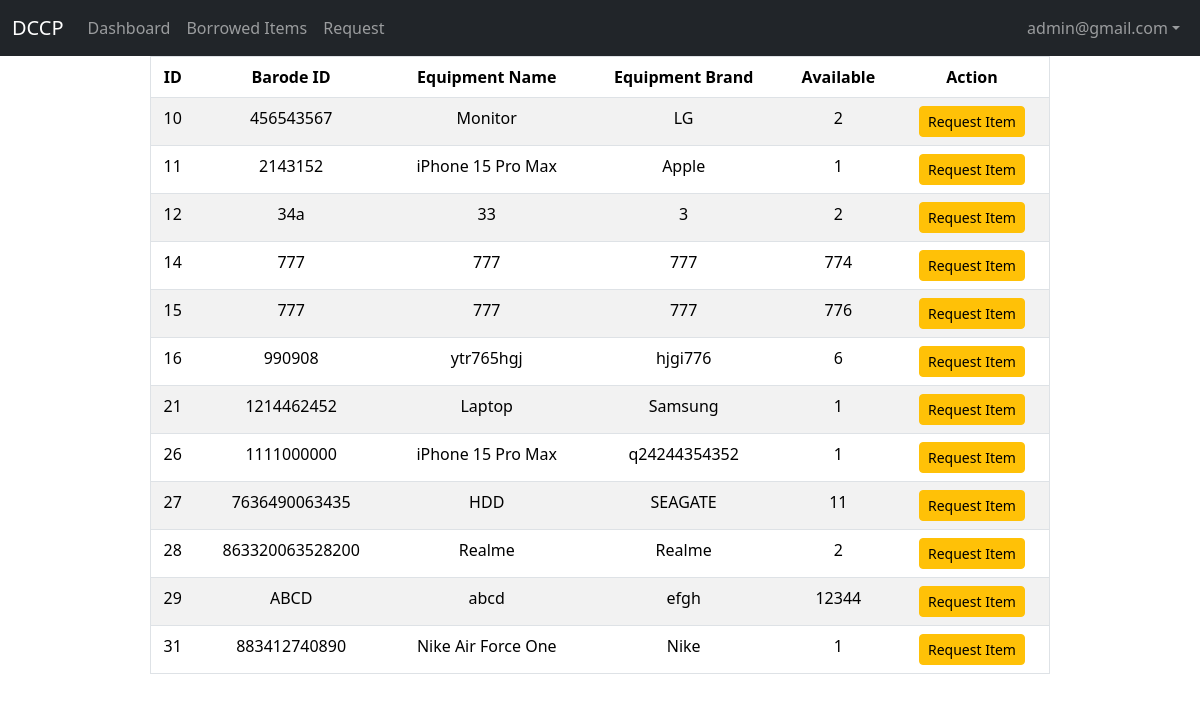
The page /request_index.php on the database its author committed.
### tables this page shows
CREATE TABLE `inventory` (
  `id` int(11) NOT NULL,
  `item_code` char(100) NOT NULL,
  `equipment_name` char(100) NOT NULL,
  `equipment_brand` char(100) NOT NULL,
  `equipment_model` char(100) NOT NULL,
  `equipment_type` char(100) NOT NULL,
  `quantity` int(11) NOT NULL,
  `request` int(11) NOT NULL,
  `borrow_no` int(11) NOT NULL,
  `item_type` text NOT NULL
);

### request_index.php (the view, shortened to what this page needs)
<?php
include_once("config.php");
$name = $_SESSION['username'];
	$rs=mysqli_query($mysqli, "select * from inventory");
?>
<!DOCTYPE html>
<html>
	<head>
	</head>
	<body>
		<link href="https://cdn.jsdelivr.net/npm/bootstrap@5.3.2/dist/css/bootstrap.min.css" rel="stylesheet">
		<nav class="navbar navbar-expand-sm bg-dark navbar-dark">
		<div class="container-fluid">
			<a class="navbar-brand" href="#">DCCP</a>
			<div class="collapse navbar-collapse" id="collapsibleNavbar">
			<ul class="navbar-nav">
				<li class="nav-item">
						<a class="nav-link" href="user_dashboard.php">Dashboard</a>
					</li>
					<li class="nav-item">
						<a class="nav-link" href="Borrow_list.php">Borrowed Items</a>
					</li>
					<li class="nav-item">
						<a class="nav-link" href="request_index.php">Request</a>
					</li>
			</ul>
			<div class="collapse navbar-collapse justify-content-end" id="navbarCollapse">
			<ul class="navbar-nav">
			<li class="nav-item">
			<li class="nav-item dropdown">
				<a class="nav-link dropdown-toggle" href="#" role="button" data-bs-toggle="dropdown">admin@gmail.com</a>
				</li>
			</li>
		</ul>
		</div>
			</div>
		</div>
		</nav>
		<table class="table table-striped w-75" border="1px" align="center">
			<thead >
				<tr align="center" >
					<th><b>ID</b></th>
					<th><b>Barode ID</b></th>
					<th><b>Equipment Name</b></th>
					<th><b>Equipment Brand</b></th>
					<th><b>Available</b></th>
					<th colspan="2"><b>Action</b></th>
				</tr>
			</thead>
			<tbody>
				<?php
while ($res = mysqli_fetch_array($rs)) {
    $rt = mysqli_query($mysqli, "SELECT * FROM request WHERE id = " . $res['id']);
    if ($ret = mysqli_fetch_array($rt)) {
        if ($ret['rname'] == $name) {
            echo "<tr align='center'>";
            echo "<td>" . $res['id'] . "</td>";
            echo "<td>" . $res['item_code'] . "</td>";
            echo "<td>" . $res['equipment_name'] . "</td>";
            echo "<td>" . $res['equipment_brand'] . "</td>";
            echo "<td>" . $res['quantity'] . "</td>";
            echo "<td><a class='btn btn-sm btn-danger' href='request_item.php?id=" . $res['id'] . "&action=cancel'>Cancel Request</a></td>";
            echo "</tr>";
        }
    } elseif ($res['request'] == 0) {
        echo "<tr align='center'>";
        echo "<td>" . $res['id'] . "</td>";
        echo "<td>" . $res['item_code'] . "</td>";
        echo "<td>" . $res['equipment_name'] . "</td>";
        echo "<td>" . $res['equipment_brand'] . "</td>";
        echo "<td>" . $res['quantity'] . "</td>";
        echo "<td><a class='btn btn-sm btn-warning' href='request_item.php?id=" . $res['id'] . "&action=request'>Request Item</a></td>";
        echo "</tr>";
    }
}
?>
			</tbody>
		</table>
	</body>
</html>

### request_index.php (style rules this page uses)
body { font-family: Arial, sans-serif; margin: 0; padding: 0; }

### rows shown on the page
inventory: id "10", item_code "456543567", equipment_name "Monitor", equipment_brand "LG", quantity "2"
inventory: id "11", item_code "2143152", equipment_name "iPhone 15 Pro Max", equipment_brand "Apple", quantity "1"
inventory: id "12", item_code "34a", equipment_name "33", equipment_brand "3", quantity "2"
inventory: id "14", item_code "777", equipment_name "777", equipment_brand "777", quantity "774"
inventory: id "15", item_code "777", equipment_name "777", equipment_brand "777", quantity "776"
inventory: id "16", item_code "990908", equipment_name "ytr765hgj", equipment_brand "hjgi776", quantity "6"
inventory: id "21", item_code "1214462452", equipment_name "Laptop", equipment_brand "Samsung", quantity "1"
inventory: id "26", item_code "1111000000", equipment_name "iPhone 15 Pro Max", equipment_brand "q24244354352", quantity "1"
inventory: id "27", item_code "7636490063435", equipment_name "HDD", equipment_brand "SEAGATE", quantity "11"
inventory: id "28", item_code "863320063528200", equipment_name "Realme", equipment_brand "Realme", quantity "2"
inventory: id "29", item_code "ABCD", equipment_name "abcd", equipment_brand "efgh", quantity "12344"
inventory: id "31", item_code "883412740890", equipment_name "Nike Air Force One", equipment_brand "Nike", quantity "1"
